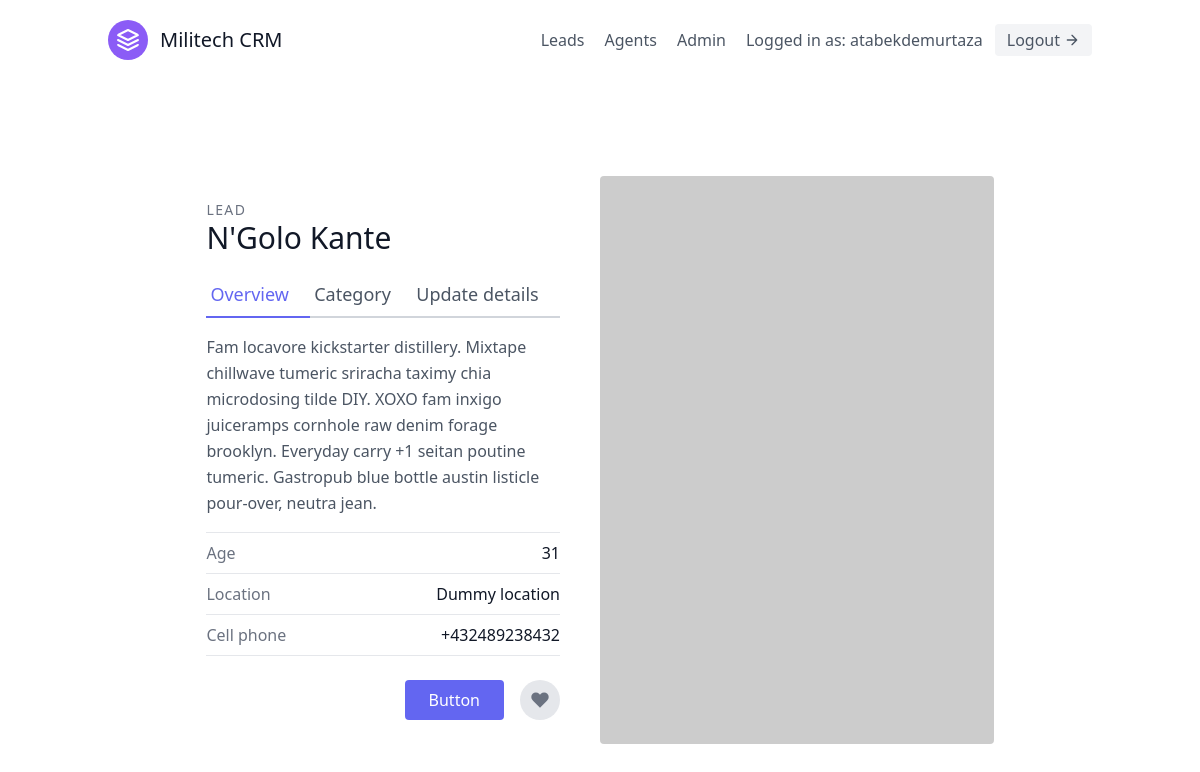
The app's page /leads/1/ (signed in), older data.
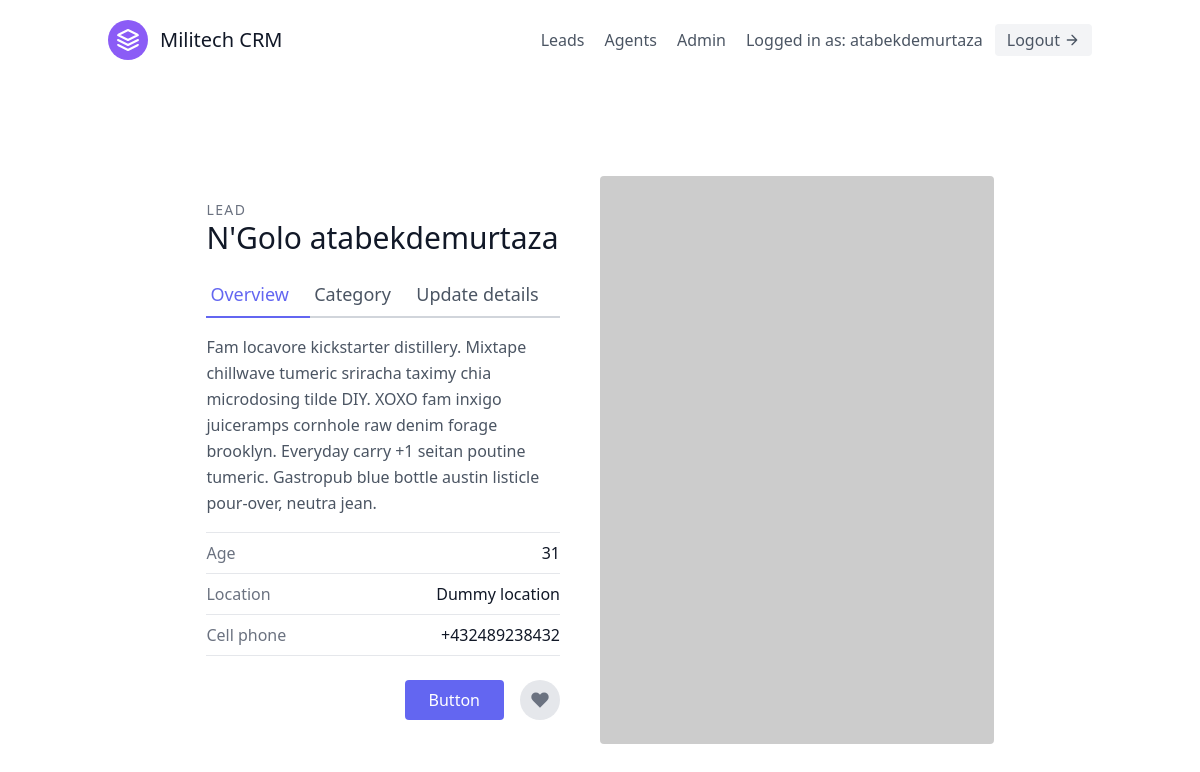
The same page, newer data.
### leads/models.py (models this page shows, shortened)
class User(AbstractUser):
    is_organisor = models.BooleanField(default=True)
    is_agent     = models.BooleanField(default=False)

class Lead(models.Model):
    first_name = models.CharField(max_length=20)
    last_name  = models.CharField(max_length=20)
    age        = models.IntegerField(default=0)
    organisation = models.ForeignKey(UserProfile, on_delete=models.CASCADE)
    agent      = models.ForeignKey("Agent", null=True, blank=True, on_delete=models.SET_NULL)
    category = models.ForeignKey("Category",related_name="leads", blank=True,null=True ,on_delete=models.SET_NULL)
    description = models.TextField()
    date_added = models.DateTimeField(auto_now_add=True)
    phone_number = models.CharField(max_length=20)
    email = models.EmailField()
    objects = LeadManager()

### leads/views.py (the view)
# urls.py: path('<int:pk>/', LeadDetailView.as_view(), name='lead-detail'),
class LeadDetailView(LoginRequiredMixin, DetailView):
    template_name = 'leads/lead_detail.html'
    context_object_name = 'lead'
    def get_queryset(self):
        user = self.request.user
        if user.is_organisor:
            queryset = Lead.objects.filter(organisation=user.userprofile)
        else:
            queryset = Lead.objects.filter(organisation=user.agent.organisation)
            queryset = queryset.filter(agent__user=user)
        return queryset

### leads/models.py (called while the page is built)
    def get_queryset(self):
        return super().get_queryset()

    def __str__(self):
        return f'{self.user.email}'

### leads/templates/leads/lead_detail.html
{% extends 'base.html' %}
{% block content %}
    <section class="text-gray-600 body-font overflow-hidden">
        <div class="container px-5 py-24 mx-auto">
            <div class="lg:w-4/5 mx-auto flex flex-wrap">
                <div class="lg:w-1/2 w-full lg:pr-10 lg:py-6 mb-6 lg:mb-0">
                    <h2 class="text-sm title-font text-gray-500 tracking-widest">LEAD</h2>
                    <h1 class="text-gray-900 text-3xl title-font font-medium mb-4">{{lead.first_name}} {{lead.last_name}} </h1>
                    <div class="flex mb-4">
                        <a href="{% url 'leads:lead-detail' lead.pk %}" class="flex-grow text-indigo-500 border-b-2 border-indigo-500 py-2 text-lg px-1">
                            Overview
                        </a>
                        <a href="{% url 'leads:lead-category-update' lead.pk %}" class="flex-grow border-b-2 border-gray-300 py-2 text-lg px-1">
                            Category
                        </a>
                        <a href="{% url 'leads:lead-update' lead.pk %}" class="flex-grow border-b-2 border-gray-300 py-2 text-lg px-1">
                            Update details
                        </a>
                    </div>
                    <p class="leading-relaxed mb-4">Fam locavore kickstarter distillery. Mixtape chillwave tumeric sriracha
                        taximy chia microdosing tilde DIY. XOXO fam inxigo juiceramps cornhole raw denim forage brooklyn.
                        Everyday carry +1 seitan poutine tumeric. Gastropub blue bottle austin listicle pour-over, neutra
                        jean.</p>
                    <div class="flex border-t border-gray-200 py-2">
                        <span class="text-gray-500">Age</span>
                        <span class="ml-auto text-gray-900">{{lead.age}}</span>
                    </div>
                    <div class="flex border-t border-gray-200 py-2">
                        <span class="text-gray-500">Location</span>
                        <span class="ml-auto text-gray-900">Dummy location</span>
                    </div>
                    <div class="flex border-t border-b mb-6 border-gray-200 py-2">
                        <span class="text-gray-500">Cell phone</span>
                        <span class="ml-auto text-gray-900">+432489238432</span>
                    </div>
                    <div class="flex">
                        <button class="flex ml-auto text-white bg-indigo-500 border-0 py-2 px-6 focus:outline-none hover:bg-indigo-600 rounded">Button</button>
                        <button
                            class="rounded-full w-10 h-10 bg-gray-200 p-0 border-0 inline-flex items-center justify-center text-gray-500 ml-4">
                            <svg fill="currentColor" stroke-linecap="round" stroke-linejoin="round" stroke-width="2"
                                class="w-5 h-5" viewBox="0 0 24 24">
                                <path
                                    d="M20.84 4.61a5.5 5.5 0 00-7.78 0L12 5.67l-1.06-1.06a5.5 5.5 0 00-7.78 7.78l1.06 1.06L12 21.23l7.78-7.78 1.06-1.06a5.5 5.5 0 000-7.78z">
                                </path>
                            </svg>
                        </button>
                    </div>
                </div>
                <img alt="ecommerce" class="lg:w-1/2 w-full lg:h-auto h-64 object-cover object-center rounded"
                    src="https://dummyimage.com/400x400">
            </div>
        </div>
    </section>
{% endblock content %}

### templates/base.html (shortened to what this page needs)
{% load static %}
<!DOCTYPE html>
<html lang="en">
<head>
    <link rel="stylesheet" href="{% static 'css/styles.css' %}">
    <link href="https://unpkg.com/tailwindcss@^2/dist/tailwind.min.css" rel="stylesheet">
</head>
<body>
    <div class="max-w-7xl mx-auto">
        {% include 'navbar.html' %}
        {% block content %}
        {% endblock %}
    </div>
</body>
</html>

### templates/navbar.html (shortened to what this page needs)
<header class="text-gray-600 body-font">
    <div class="container mx-auto flex flex-wrap p-5 flex-col md:flex-row items-center">
        <a class="flex title-font font-medium items-center text-gray-900 mb-4 md:mb-0">
            <svg xmlns="http://www.w3.org/2000/svg" fill="none" stroke="currentColor" stroke-linecap="round"
                stroke-linejoin="round" stroke-width="2" class="w-10 h-10 text-white p-2 bg-purple-500 rounded-full"
                viewBox="0 0 24 24">
                <path d="M12 2L2 7l10 5 10-5-10-5zM2 17l10 5 10-5M2 12l10 5 10-5"></path>
            </svg>
            <span class="ml-3 text-xl">Militech CRM</span>
        </a>
        <nav class="md:ml-auto flex flex-wrap items-center text-base justify-center">
            {% if not request.user.is_authenticated %}
                <a href="{% url 'signup' %}" class="mr-5 hover:text-gray-900">Sign up</a>
            {% else %}
                <a href="{% url 'leads:lead-list' %}" class="mr-5 hover:text-gray-900">Leads</a>
                {% if request.user.is_organisor  %}
                    <a href="{% url 'agents:agent-list' %}" class="mr-5 hover:text-gray-900">Agents</a>
                    <a href="/admin/" class="mr-5 hover:text-gray-900">Admin</a>
                {% endif %}
            {% endif %}
        </nav>
        {% if request.user.is_authenticated %}
            Logged in as: {{request.user.username}}
            <a href="{% url 'logout' %}" class="ml-3 inline-flex items-center bg-gray-100 border-0 py-1 px-3 focus:outline-none hover:bg-gray-200 rounded text-base mt-4 md:mt-0">
                Logout
                <svg fill="none" stroke="currentColor" stroke-linecap="round" stroke-linejoin="round" stroke-width="2"
                    class="w-4 h-4 ml-1" viewBox="0 0 24 24">
                    <path d="M5 12h14M12 5l7 7-7 7"></path>
                </svg>
            </a>
        {% endif %}
    </div>
</header>

### templates/scripts.html (shortened to what this page needs)
{% load static %}

Row changes from the older to the newer data that the page shows:
changed Lead "N'Golo": last_name "Kante" → "atabekdemurtaza"
